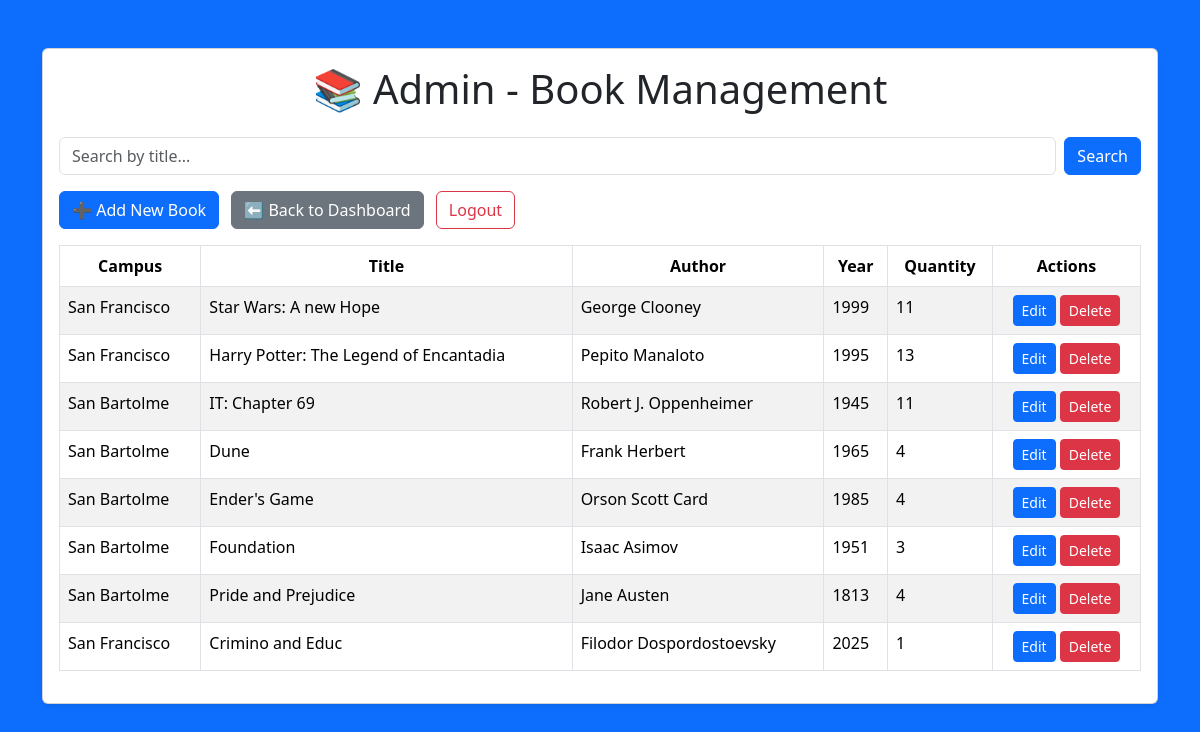
Page /admin_books.php (signed in) on the earlier database version.
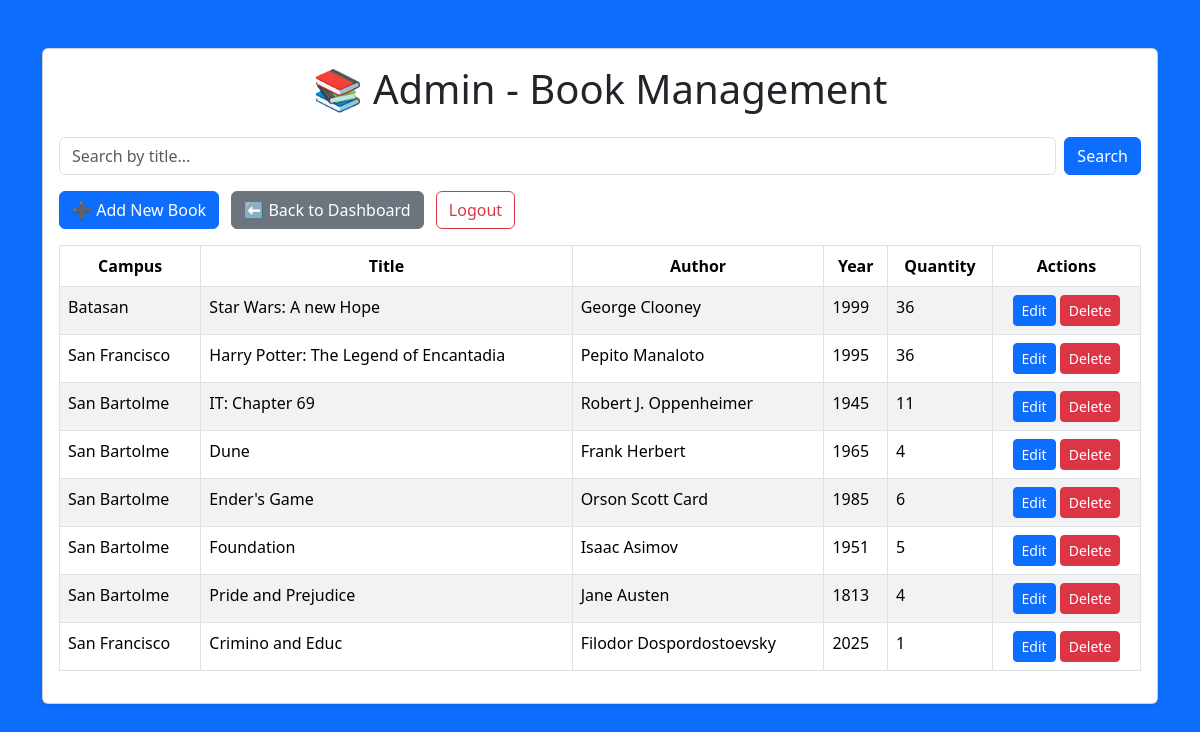
Same page on the later database version.
### tables this page shows
CREATE TABLE `books` (
  `id` int(11) NOT NULL,
  `campus` varchar(25) NOT NULL,
  `title` varchar(255) NOT NULL,
  `author` varchar(255) DEFAULT NULL,
  `year` int(11) DEFAULT NULL,
  `quantity` int(11) DEFAULT NULL,
  `category` varchar(100) DEFAULT NULL
);

### admin_books.php (the view, shortened to what this page needs)
<?php
include('db_connection.php');
$search = "";
if (isset($_GET['search'])) {
    $search = $_GET['search'];
    $stmt = $conn->prepare("SELECT * FROM books WHERE title LIKE ?");
    $searchTerm = "%" . $search . "%";
    $stmt->bind_param("s", $searchTerm);
} else {
    $stmt = $conn->prepare("SELECT * FROM books");
}
$stmt->execute();
$result = $stmt->get_result();
?>
<!DOCTYPE html>
<html>
<head>
    <link href="https://cdn.jsdelivr.net/npm/bootstrap@5.3.3/dist/css/bootstrap.min.css" rel="stylesheet">
</head>
<body>
<div class="container my-5">
    <div class="card shadow-sm">
        <div class="card-body">
            <h1 class="text-center mb-4">📚 Admin - Book Management</h1>
            <form method="GET" class="d-flex mb-3">
                <input type="text" name="search" class="form-control me-2" placeholder="Search by title..." value="<?= htmlspecialchars($search) ?>">
                <button type="submit" class="btn btn-primary">Search</button>
            </form>
            <div class="mb-3">
                <a href="add_book.php" class="btn btn-primary me-2">➕ Add New Book</a>
                <a href="admin_dashboard.php" class="btn btn-secondary me-2">⬅️ Back to Dashboard</a>
                <a href="logout.php" class="btn btn-outline-danger">Logout</a>
            </div>
            <div class="table-responsive">
                <table class="table table-striped table-bordered">
                    <thead class="text-center">
                        <tr>
                            <th>Campus</th>
                            <th>Title</th>
                            <th>Author</th>
                            <th>Year</th>
                            <th>Quantity</th>
                            <th>Actions</th>
                        </tr>
                    </thead>
                    <tbody>
                    <?php while ($row = $result->fetch_assoc()): ?>
                        <tr>
                            <td><?= htmlspecialchars($row['campus']) ?></td>
                            <td><?= htmlspecialchars($row['title']) ?></td>
                            <td><?= htmlspecialchars($row['author']) ?></td>
                            <td><?= htmlspecialchars($row['year']) ?></td>
                            <td><?= htmlspecialchars($row['quantity']) ?></td>
                            <td class="text-center">
                                <a href="edit_book.php?id=<?= $row['id'] ?>" class="btn btn-sm btn-primary">Edit</a>
                                <a href="delete_book.php?id=<?= $row['id'] ?>" class="btn btn-sm btn-danger" onclick="return confirm('Are you sure?')">Delete</a>
                            </td>
                        </tr>
                    <?php endwhile; ?>
                    </tbody>
                </table>
            </div>
        </div>
    </div>
</div>
</body>
</html>

Differences in the rows shown:
changed books "Star Wars: A new Hope": campus "San Francisco" → "Batasan"; quantity "11" → "36"
changed books "Harry Potter: The Legend of Encantadia": quantity "13" → "36"
changed books "Ender's Game": quantity "4" → "6"
changed books "Foundation": quantity "3" → "5"
